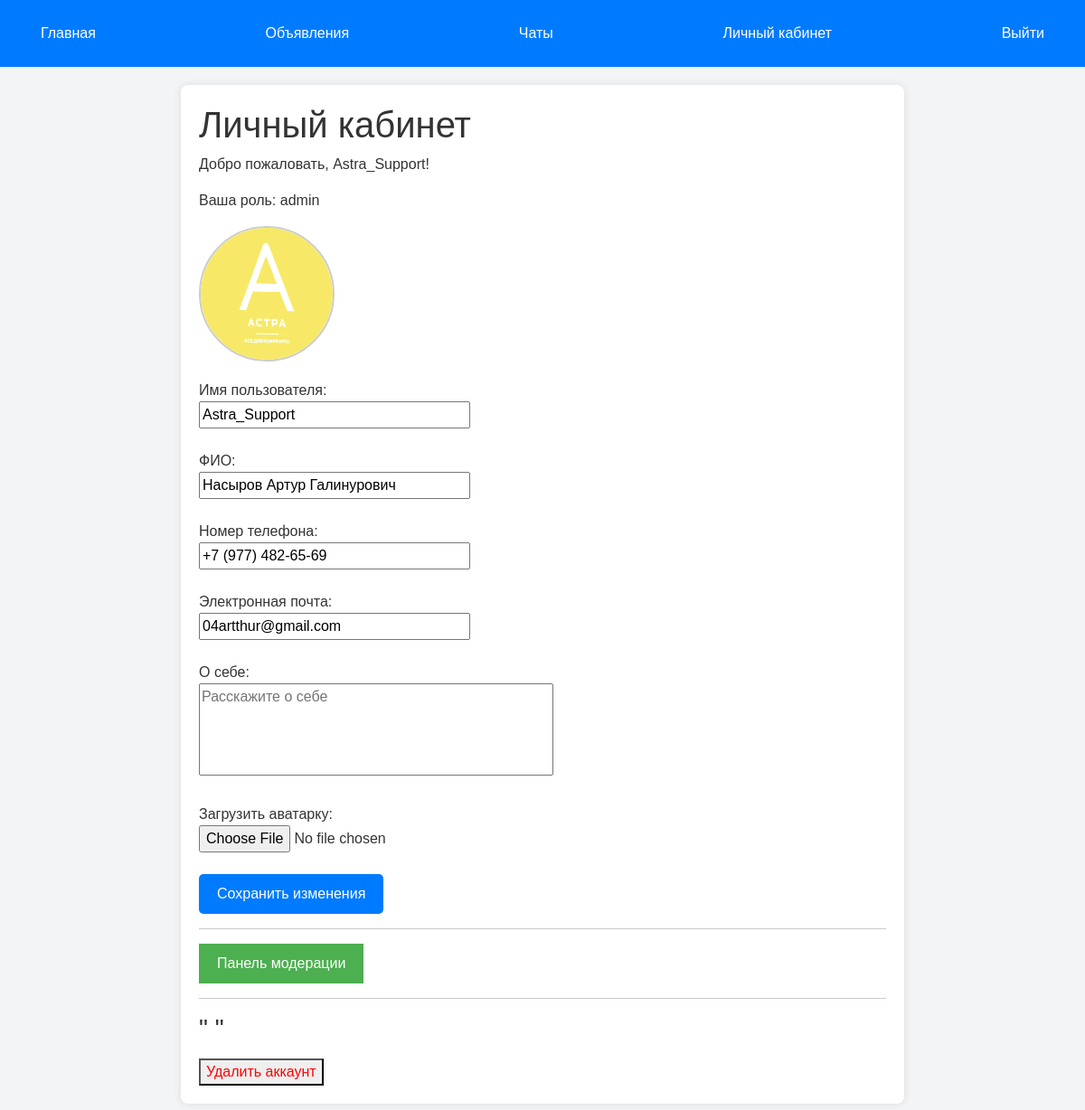
Screenshot of /cabinet (signed in) with the database file from the repository.
### tables this page shows
CREATE TABLE users (
                id INTEGER PRIMARY KEY AUTOINCREMENT,
                username TEXT NOT NULL,
                email TEXT UNIQUE NOT NULL,
                password TEXT NOT NULL,
                fio TEXT DEFAULT '',
                phone TEXT DEFAULT '',
                about TEXT DEFAULT '',
                avatar TEXT DEFAULT 'static/default_avatar.png'
            , role TEXT DEFAULT 'user' CHECK(role IN ('user', 'moderator', 'admin')));

### baummarkeyt.py (the view, shortened to what this page needs)
@app.route("/cabinet", methods=["GET", "POST"])
def cabinet():
    if "user_id" not in session:
        flash("Вы должны быть авторизованы для доступа к личному кабинету.")
        return redirect(url_for("login"))
    user_id = session["user_id"]
    with sqlite3.connect("users.db") as conn:
        cursor = conn.cursor()
        cursor.execute("SELECT * FROM users WHERE id = ?", (user_id,))
        user = cursor.fetchone()
    if not user:
        flash("Пользователь не найден. Возможно, вы были удалены.")
        return redirect(url_for("logout"))
    username = user[1] if len(user) > 1 else ""
    email = user[2] if len(user) > 2 else ""
    fio = user[4] if len(user) > 4 else ""
    phone = user[5] if len(user) > 5 else ""
    about = user[6] if len(user) > 6 else ""
    avatar = user[7] if len(user) > 7 else "static/default_avatar.png"
    role = user[8] if len(user) > 8 else "user"  # Добавляем role
    return render_template(
        "cabinet.html",
        username=username,
        fio=fio,
        phone=phone,
        email=email,
        about=about,
        avatar=avatar,
        role=role  # Передаем роль в шаблон
    )

### templates/cabinet.html (shortened to what this page needs)
<!DOCTYPE html>
<html lang="en">
{% extends "base.html" %}
{% block content %}
<h1>Личный кабинет</h1>
<p>Добро пожаловать, {{ username }}!</p>
<p>Ваша роль: {{ role }}</p>
<div style="margin-bottom: 20px;">
    {% if avatar %}
        <img src="{{ avatar }}" alt="Аватар" style="width: 150px; height: 150px; border-radius: 50%; border: 2px solid #ccc;">
    {% else %}
        <p style="color: #888;">Аватарка не загружена</p>
    {% endif %}
</div>
<form method="POST" action="/cabinet" enctype="multipart/form-data">
    <label for="username">Имя пользователя:</label><br>
    <input type="text" id="username" name="username" value="{{ username }}" placeholder="Введите новое имя пользователя" required style="width: 300px;"><br><br>
    <label for="fio">ФИО:</label><br>
    <input type="text" id="fio" name="fio" value="{{ fio }}" placeholder="Введите ФИО" required style="width: 300px;"><br><br>
    <label for="phone">Номер телефона:</label><br>
    <input type="tel" id="phone" name="phone" value="{{ phone }}" placeholder="+7 (999) 999-99-99" required style="width: 300px;"><br><br>
    <label for="email">Электронная почта:</label><br>
    <input type="email" id="email" name="email" value="{{ email }}" placeholder="Введите вашу почту" required style="width: 300px;"><br><br>
    <label for="about">О себе:</label><br>
    <textarea id="about" name="about" rows="4" cols="40" placeholder="Расскажите о себе" style="resize: none;">{{ about }}</textarea><br><br>
    <label for="photo">Загрузить аватарку:</label><br>
    <input type="file" name="photo" id="photo" accept="image/*"><br><br>
    <button type="submit" class="btn">Сохранить изменения</button>
</form>
{% if role in ['moderator', 'admin'] %}
    <hr>
    <a href="{{ url_for('moderation') }}">
        <button style="background-color: #4CAF50; color: white; padding: 10px 20px; border: none; cursor: pointer;">
            Панель модерации
        </button>
    </a>
{% endif %}
<hr>
<h3>"                                                                                        "</h3>
<form method="POST" action="/delete_account" onsubmit="return confirm('Вы уверены, что хотите удалить свой аккаунт?')">
    <button type="submit" style="color: red;">Удалить аккаунт</button>
</form>
{% endblock %}

### templates/base.html (style rules this page uses)
body { font-family: Arial, sans-serif; margin: 0; padding: 0; background-color: #f3f4f6; color: #333; }
.btn { background-color: #007bff; color: #fff; border: none; padding: 10px 20px; text-decoration: none; border-radius: 5px; cursor: pointer; font-size: 16px; }

### rows the page displays
users: username "Astra_Support", role "admin", fio "Насыров Артур Галинурович", phone "+7 (977) 482-65-69", email "04artthur@gmail.com"
